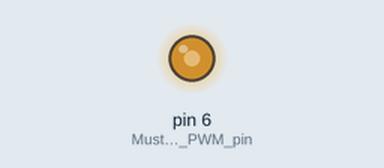
The sketch below on a simulated Arduino Uno, built with avr-gcc and run on an emulated ATmega328P. Shown: output pins drawn as LEDs (lit = HIGH).

Above: at 0.05 s.
At 10.75 s:
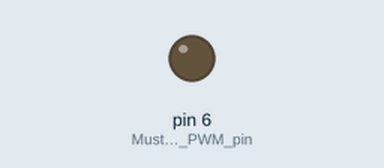
At 16.15 s:
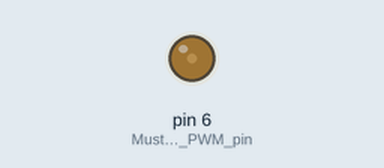
At 21.55 s:
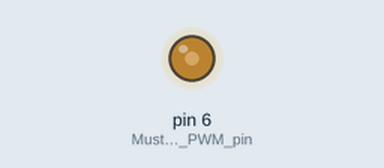
Timing chart, 0 to 34.3 s (numbered marks = the images above):
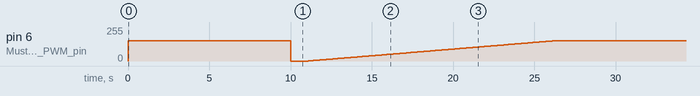

Measured:
- by itself, pin 6 (Must_be_a_PWM_pin): ramps from 0/255 to 153/255 and jumps back, once every 26.4 s

The sketch:

vibration.ino
```cpp
void setup() {
  pinMode( 6 , OUTPUT);  // Must be a PWM pin
}

void loop() {
  int x;
  int y = 0;

 analogWrite( 6 , 153 );  // 60% duty cycle
  delay(10000);              // on time

  analogWrite( 6 , 0 );    // 0% duty cycle (off)
  delay(1000);             // off time


  for( x = 0 ; x < 154 ; x++ )
  {
    analogWrite( 6 , x );
    delay(100);
  }

  analogWrite( 6 , 0 ); //off


}
```
